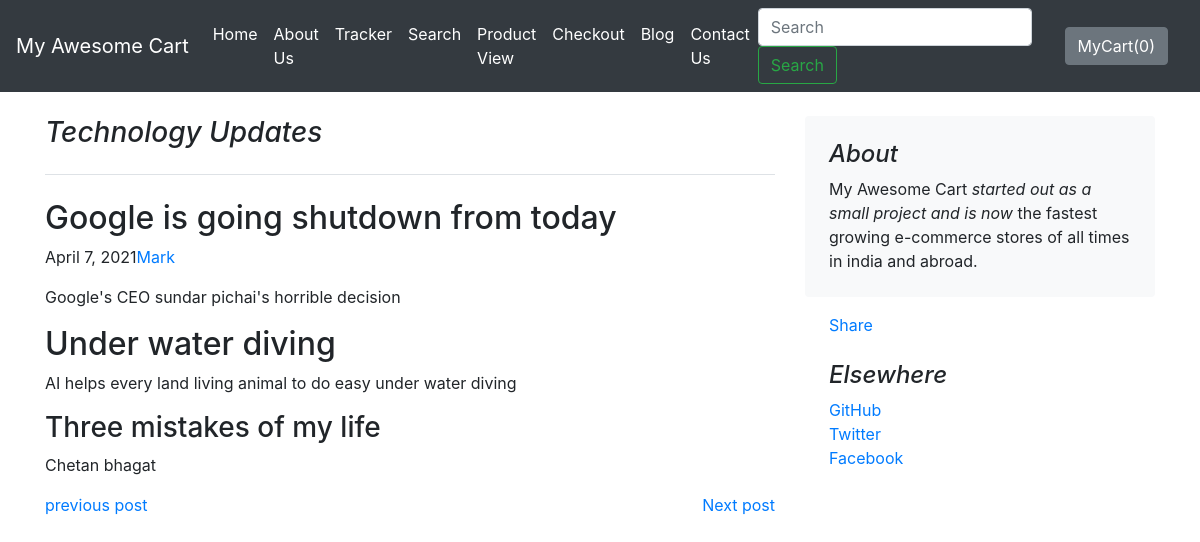
The app's page /blog/blogpost/2 with its own data.
### blog/models.py (models this page shows)
class Blogpost(models.Model):
    post_id = models.AutoField(primary_key=True)
    title = models.CharField(max_length=50)
    head0 = models.CharField(max_length=500, default="")
    chead0 = models.CharField(max_length=5000, default="")
    head1 = models.CharField(max_length=500, default="")
    chead1 = models.CharField(max_length=5000, default="")
    head2 = models.CharField(max_length=500, default="")
    chead2 = models.CharField(max_length=5000, default="")
    pub_date = models.DateField()
    thumbnail = models.ImageField(upload_to='shop/images', default="")
    def __str__(self):
        return self.title

### blog/views.py (the view)
# urls.py: path('blogpost/<int:id>', views.blogpost,name="Blogpost"),
def blogpost(request,id):
    post = Blogpost.objects.filter(post_id = id)[0]
    print(post)
    return render(request,'blog/blogpost.html',{'post':post})

### blog/templates/blog/blogpost.html (shortened to what this page needs)
{% extends 'blog/basic.html' %}
{% block body %}
<div class="container">
    <div class="row mt-4">
        <div class="col-md-8 blog-main">
            <h3 class="pb-4 mb-4 font-italic border-bottom">
                {{post.title}}
            </h3>
            <div class="blog-post">
                <h2 class="blog-post-title">{{post.head0}}</h2>
                <p class="blog-post-meta">{{post.pub_date}}<a href="#">Mark</a></p>
                <p>{{post.chead0}}</p>
                <h2>{{post.head1}}</h2>
                <p>{{post.chead1}}</p>
                <h3>{{post.head2}}</h3>
                <p>{{post.chead2}}</p>
            </div>
            <a href="{{item.post_id}}" class="float-start">previous post</a>
            <a href="{{item.post_id}}" class="float-right">Next post</a>
        </div>
        <aside class="col-md-4 blog-sidebar">
            <div class="p-4 mb-3 bg-light rounded">
                <h4 class="font-italic">About</h4>
                <p class="mb-0">My Awesome Cart <em>started out as a small project and is now</em> the fastest growing e-commerce stores of all times in india and abroad.</p>
            </div>
           <div class="mx-4 fb-share-button" data-href="http://localhost:8000/blog/blogpost/{{item.post_id}}" data-layout="button_count" data-size="large"><a target="_blank" href="https://www.facebook.com/sharer/sharer.php?u=http%3A%2F%2Flocalhost%3A8000%2Fblog%2Fblogpost%2F%257B%257Bitem.post_id%257D%257D&amp;src=sdkpreparse" class="fb-xfbml-parse-ignore">Share</a></div>
            <div class="p-4">
                <h4 class="font-italic">Elsewhere</h4>
                <ol class="list-unstyled">
                    <li><a href="#">GitHub</a></li>
                    <li><a href="#">Twitter</a></li>
                    <li><a href="#">Facebook</a></li>
                </ol>
            </div>
        </aside>
    </div>
</div>
{% endblock %}

### records on screen
Blogpost: title "Technology Updates", head0 "Google is going shutdown from today", pub_date "April 7, 2021", chead0 "Google's CEO sundar pichai's horrible decision", head1 "Under water diving", chead1 "AI helps every land living animal to do easy under water diving", head2 "Three mistakes of my life", chead2 "Chetan bhagat"
